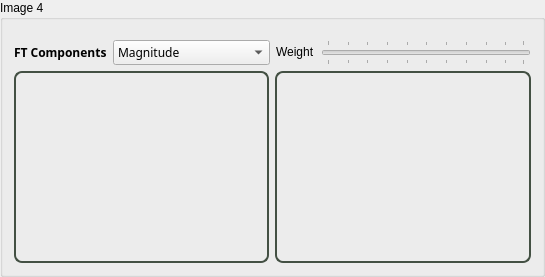
           <widget class="QGroupBox" name="groupBox_img4">
            <property name="title">
             <string>Image 4</string>
            </property>
            <layout class="QGridLayout" name="gridLayout_16">
             <property name="topMargin">
              <number>20</number>
             </property>
             <item row="0" column="0">
              <layout class="QGridLayout" name="gridLayout_13">
               <item row="0" column="0">
                <layout class="QHBoxLayout" name="horizontalLayout_4">
                 <item>
                  <layout class="QFormLayout" name="formLayout_9">
                   <property name="formAlignment">
                    <set>Qt::AlignCenter</set>
                   </property>
                   <item row="0" column="0">
                    <widget class="QLabel" name="label_ftcomp_img4">
                     <property name="font">
                      <font>
                       <family>Segoe UI Variable Text</family>
                       <pointsize>9</pointsize>
                       <weight>75</weight>
                       <italic>false</italic>
                       <bold>true</bold>
                      </font>
                     </property>
                     <property name="styleSheet">
                      <string notr="true">border:none;</string>
                     </property>
                     <property name="text">
                      <string>FT Components</string>
                     </property>
                    </widget>
                   </item>
                   <item row="0" column="1">
                    <widget class="QComboBox" name="comboBox_img4">
                     <property name="minimumSize">
                      <size>
                       <width>110</width>
                       <height>0</height>
                      </size>
                     </property>
                     <property name="maximumSize">
                      <size>
                       <width>220</width>
                       <height>16777215</height>
                      </size>
                     </property>
                     <property name="font">
                      <font>
                       <family>Yu Gothic Medium</family>
                       <pointsize>9</pointsize>
                      </font>
                     </property>
                     <property name="cursor">
                      <cursorShape>PointingHandCursor</cursorShape>
                     </property>
                     <item>
                      <property name="text">
                       <string>Magnitude</string>
                      </property>
                     </item>
                     <item>
                      <property name="text">
                       <string>Phase</string>
                      </property>
                     </item>
                     <item>
                      <property name="text">
                       <string>Real</string>
                      </property>
                     </item>
                     <item>
                      <property name="text">
                       <string>Imaginary</string>
                      </property>
                     </item>
                    </widget>
                   </item>
                  </layout>
                 </item>
                 <item>
                  <layout class="QFormLayout" name="formLayout_10">
                   <property name="formAlignment">
                    <set>Qt::AlignCenter</set>
                   </property>
                   <item row="0" column="0">
                    <widget class="QLabel" name="label_w4">
                     <property name="styleSheet">
                      <string notr="true">border:none;</string>
                     </property>
                     <property name="text">
                      <string>Weight</string>
                     </property>
                    </widget>
                   </item>
                   <item row="0" column="1">
                    <widget class="QSlider" name="horizontalSlider_img4">
                     <property name="sizePolicy">
                      <sizepolicy hsizetype="Preferred" vsizetype="Fixed">
                       <horstretch>0</horstretch>
                       <verstretch>0</verstretch>
                      </sizepolicy>
                     </property>
                     <property name="cursor">
                      <cursorShape>PointingHandCursor</cursorShape>
                     </property>
                     <property name="styleSheet">
                      <string notr="true">QSlider::handle:horizontal{
    background: qlineargradient(x1:1, y1:1, x2:0, y2:0,
        stop:0 rgba(50, 50, 50, 255),
        stop:1 rgba(142, 170, 142, 255));
    width: 10px;
    margin-top: -4px;
    margin-bottom: -4px;
    border-radius: 4px;
}

QSlider::handle:horizontal:hover{
    background-color: qlineargradient(spread:pad, x1:0, y1:0, x2:1, y2:1, stop:0 rgba(50, 50, 50, 255), stop:1  rgba(142, 170, 142, 255));
}

QSlider::handle:horizontal:pressed{
	background-color: rgb(50, 50, 50);
	border:1px solid rgb(142, 170, 142);
}</string>
                     </property>
                     <property name="orientation">
                      <enum>Qt::Horizontal</enum>
                     </property>
                     <property name="tickPosition">
                      <enum>QSlider::TicksBothSides</enum>
                     </property>
                    </widget>
                   </item>
                  </layout>
                 </item>
                </layout>
               </item>
               <item row="1" column="0">
                <layout class="QGridLayout" name="gridLayout_12">
                 <item row="0" column="0">
                  <widget class="ClickableLabel" name="label_img4">
                   <property name="minimumSize">
                    <size>
                     <width>255</width>
                     <height>134</height>
                    </size>
                   </property>
                   <property name="cursor">
                    <cursorShape>PointingHandCursor</cursorShape>
                   </property>
                   <property name="styleSheet">
                    <string notr="true">border: 2px solid rgb(67, 80, 67);
border-radius: 8px;
</string>
                   </property>
                   <property name="frameShape">
                    <enum>QFrame::NoFrame</enum>
                   </property>
                   <property name="frameShadow">
                    <enum>QFrame::Plain</enum>
                   </property>
                   <property name="lineWidth">
                    <number>1</number>
                   </property>
                   <property name="text">
                    <string/>
                   </property>
                   <property name="alignment">
                    <set>Qt::AlignCenter</set>
                   </property>
                  </widget>
                 </item>
                 <item row="0" column="1">
                  <widget class="ClickableViewer" name="label_img4_fft">
                   <property name="sizePolicy">
                    <sizepolicy hsizetype="Preferred" vsizetype="Preferred">
                     <horstretch>0</horstretch>
                     <verstretch>0</verstretch>
                    </sizepolicy>
                   </property>
                   <property name="minimumSize">
                    <size>
                     <width>255</width>
                     <height>134</height>
                    </size>
                   </property>
                   <property name="cursor" stdset="0">
                    <cursorShape>PointingHandCursor</cursorShape>
                   </property>
                   <property name="toolTip">
                    <string/>
                   </property>
                   <property name="accessibleDescription">
                    <string/>
                   </property>
                   <property name="autoFillBackground">
                    <bool>false</bool>
                   </property>
                   <property name="styleSheet">
                    <string notr="true">border: 2px solid rgb(67, 80, 67);
border-radius: 8px;
background-color: rgba(255, 255, 255,0);</string>
                   </property>
                   <property name="verticalScrollBarPolicy">
                    <enum>Qt::ScrollBarAlwaysOff</enum>
                   </property>
                   <property name="horizontalScrollBarPolicy">
                    <enum>Qt::ScrollBarAlwaysOff</enum>
                   </property>
                  </widget>
                 </item>
                </layout>
               </item>
              </layout>
             </item>
            </layout>
           </widget>
